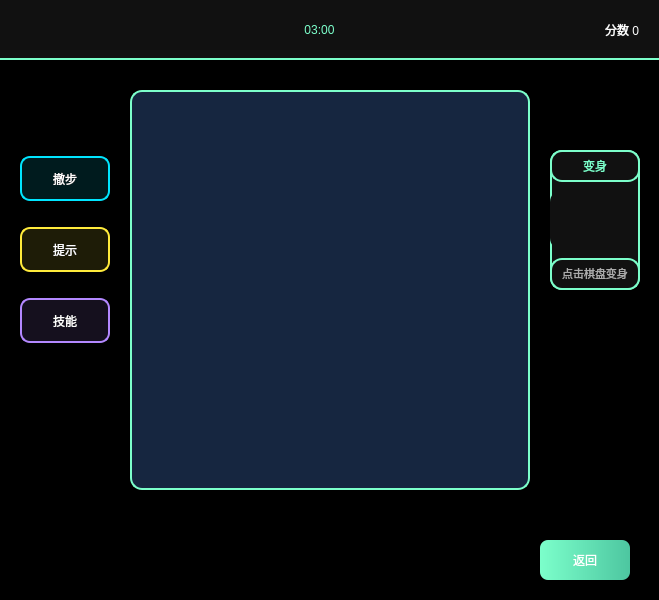
<?xml version="1.0" encoding="UTF-8"?>
<ui version="4.0">
 <class>mode_3</class>
 <widget class="QWidget" name="mode_3">
  <property name="geometry">
   <rect>
    <x>0</x>
    <y>0</y>
    <width>659</width>
    <height>600</height>
   </rect>
  </property>
  <property name="windowTitle">
   <string>变身模式</string>
  </property>
  <property name="styleSheet">
   <string notr="true">background-color: rgb(0, 0, 0);</string>
  </property>
  <widget class="QWidget" name="topBar" native="true">
   <property name="geometry">
    <rect>
     <x>0</x>
     <y>0</y>
     <width>659</width>
     <height>60</height>
    </rect>
   </property>
   <property name="styleSheet">
    <string notr="true">background:#111;border-bottom:2px solid #7cffcb;</string>
   </property>
   <layout class="QHBoxLayout" name="topLay">
    <property name="rightMargin">
     <number>20</number>
    </property>
    <item>
     <widget class="QLabel" name="labelScore">
      <property name="styleSheet">
       <string notr="true">color:#fff;font:700 10pt 'Microsoft YaHei';</string>
      </property>
      <property name="text">
       <string/>
      </property>
      <property name="alignment">
       <set>Qt::AlignRight|Qt::AlignTrailing|Qt::AlignVCenter</set>
      </property>
     </widget>
    </item>
    <item>
     <widget class="QLabel" name="labelCountdown">
      <property name="styleSheet">
       <string notr="true">color:#7cffcb;font:700 24pt 'Microsoft YaHei';</string>
      </property>
      <property name="text">
       <string>03:00</string>
      </property>
      <property name="alignment">
       <set>Qt::AlignCenter</set>
      </property>
     </widget>
    </item>
    <item>
     <widget class="QLabel" name="labelScore_2">
      <property name="styleSheet">
       <string notr="true">color:#fff;font:700 20pt 'Microsoft YaHei';</string>
      </property>
      <property name="text">
       <string>分数 0</string>
      </property>
      <property name="alignment">
       <set>Qt::AlignRight|Qt::AlignTrailing|Qt::AlignVCenter</set>
      </property>
     </widget>
    </item>
   </layout>
  </widget>
  <widget class="QWidget" name="boardWidget" native="true">
   <property name="geometry">
    <rect>
     <x>130</x>
     <y>90</y>
     <width>400</width>
     <height>400</height>
    </rect>
   </property>
   <property name="styleSheet">
    <string notr="true">background:#162640;border:2px solid #7cffcb;border-radius:12px;</string>
   </property>
  </widget>
  <widget class="QWidget" name="animalWidget" native="true">
   <property name="geometry">
    <rect>
     <x>550</x>
     <y>150</y>
     <width>90</width>
     <height>140</height>
    </rect>
   </property>
   <property name="styleSheet">
    <string notr="true">
        background:#111;
        border:2px solid #7cffcb;
        border-radius:12px;
    </string>
   </property>
   <layout class="QVBoxLayout" name="verticalLayout_2">
    <property name="spacing">
     <number>8</number>
    </property>
    <item>
     <widget class="QLabel" name="labelAnimalTitle">
      <property name="styleSheet">
       <string notr="true">color:#7cffcb;font:bold 12pt 'Microsoft YaHei';</string>
      </property>
      <property name="text">
       <string>变身</string>
      </property>
      <property name="alignment">
       <set>Qt::AlignCenter</set>
      </property>
     </widget>
    </item>
    <item>
     <widget class="QLabel" name="labelCurrentAnimal">
      <property name="minimumSize">
       <size>
        <width>60</width>
        <height>60</height>
       </size>
      </property>
      <property name="maximumSize">
       <size>
        <width>60</width>
        <height>60</height>
       </size>
      </property>
      <property name="styleSheet">
       <string notr="true">border:none;</string>
      </property>
      <property name="text">
       <string/>
      </property>
      <property name="alignment">
       <set>Qt::AlignCenter</set>
      </property>
     </widget>
    </item>
    <item>
     <widget class="QLabel" name="labelAnimalDesc">
      <property name="styleSheet">
       <string notr="true">color:#aaa;font:10pt 'Microsoft YaHei';</string>
      </property>
      <property name="text">
       <string>&lt;html&gt;&lt;head/&gt;&lt;body&gt;&lt;p&gt;&lt;span style=&quot; font-size:8pt;&quot;&gt;点击棋盘变身&lt;/span&gt;&lt;/p&gt;&lt;/body&gt;&lt;/html&gt;</string>
      </property>
      <property name="alignment">
       <set>Qt::AlignCenter</set>
      </property>
     </widget>
    </item>
   </layout>
  </widget>
  <widget class="QPushButton" name="btnBack">
   <property name="geometry">
    <rect>
     <x>540</x>
     <y>540</y>
     <width>90</width>
     <height>40</height>
    </rect>
   </property>
   <property name="styleSheet">
    <string notr="true">
     QPushButton{
      color:#fff;
      font:14pt 'Microsoft YaHei';
      border:none;
      border-radius:8px;
      background:qlineargradient(x1:0,y1:0,x2:1,y2:0, stop:0 #7cffcb, stop:1 #4dc6a0);
     }
     QPushButton:hover{background:qlineargradient(x1:0,y1:0,x2:1,y2:0, stop:0 #4dc6a0, stop:1 #2da888);}
     QPushButton:pressed{background:qlineargradient(x1:0,y1:0,x2:1,y2:0, stop:0 #2da888, stop:1 #1f8a70);}
    </string>
   </property>
   <property name="text">
    <string>返回</string>
   </property>
  </widget>
  <widget class="QWidget" name="leftSideWidget" native="true">
   <property name="geometry">
    <rect>
     <x>20</x>
     <y>150</y>
     <width>90</width>
     <height>200</height>
    </rect>
   </property>
   <layout class="QVBoxLayout" name="verticalLayout">
    <property name="spacing">
     <number>20</number>
    </property>
    <item>
     <widget class="QPushButton" name="btnUndo">
      <property name="minimumSize">
       <size>
        <width>0</width>
        <height>45</height>
       </size>
      </property>
      <property name="styleSheet">
       <string notr="true">
        QPushButton{
         color:#fff;
         font:bold 12pt 'Microsoft YaHei';
         border:2px solid #00e5ff;
         border-radius:10px;
         background:rgba(0, 229, 255, 30);
        }
        QPushButton:hover{background:rgba(0, 229, 255, 60); border-color:#fff;}
        QPushButton:pressed{background:rgba(0, 229, 255, 100);}
       </string>
      </property>
      <property name="text">
       <string>撤步</string>
      </property>
     </widget>
    </item>
    <item>
     <widget class="QPushButton" name="btnHint">
      <property name="minimumSize">
       <size>
        <width>0</width>
        <height>45</height>
       </size>
      </property>
      <property name="styleSheet">
       <string notr="true">
        QPushButton{
         color:#fff;
         font:bold 12pt 'Microsoft YaHei';
         border:2px solid #ffeb3b;
         border-radius:10px;
         background:rgba(255, 235, 59, 30);
        }
        QPushButton:hover{background:rgba(255, 235, 59, 60); border-color:#fff;}
        QPushButton:pressed{background:rgba(255, 235, 59, 100);}
       </string>
      </property>
      <property name="text">
       <string>提示</string>
      </property>
     </widget>
    </item>
    <item>
     <widget class="QPushButton" name="btnSkill">
      <property name="minimumSize">
       <size>
        <width>0</width>
        <height>45</height>
       </size>
      </property>
      <property name="styleSheet">
       <string notr="true">
        QPushButton{
         color:#fff;
         font:bold 12pt 'Microsoft YaHei';
         border:2px solid #b388ff;
         border-radius:10px;
         background:rgba(179, 136, 255, 30);
        }
        QPushButton:hover{background:rgba(179, 136, 255, 60); border-color:#fff;}
        QPushButton:pressed{background:rgba(179, 136, 255, 100);}
       </string>
      </property>
      <property name="text">
       <string>技能</string>
      </property>
     </widget>
    </item>
   </layout>
  </widget>
 </widget>
 <resources/>
 <connections/>
</ui>
